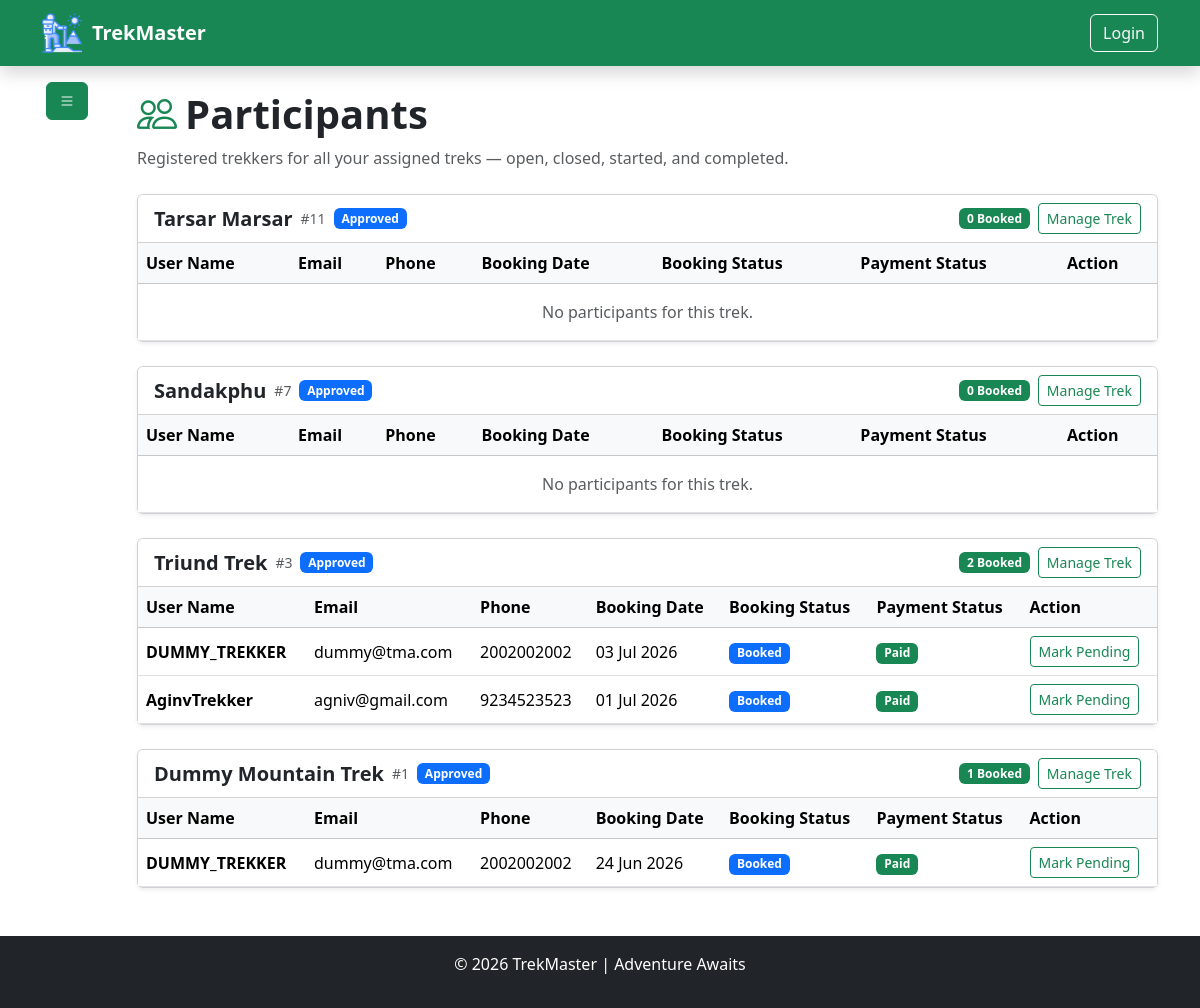
The page /trekstaff/participants (signed in) on the database its author committed.
### model/model.py (models this page shows, shortened)
class BaseModel(TimeStampMixin, db.Model):
    __abstract__ = True  ## means this class is not a table in the database, but it can be inherited by other models to have common fields [new concept of abstract base class in SQLAlchemy]
    id = db.Column(db.Integer, primary_key=True)

class TrekModel(BaseModel):
    __tablename__ = "treks"
    name = db.Column(db.String(100), nullable=False)
    location = db.Column(db.String(100), nullable=False)
    difficulty = db.Column(db.Enum(TrekDifficulty), nullable=False)
    duration = db.Column(db.Integer, nullable=False)  # in days
    total_slots = db.Column(db.Integer, nullable=False, default=10)
    available_slots = db.Column(db.Integer, nullable=False, default=10)
    price = db.Column(db.Numeric(10, 2), nullable=False)
    description = db.Column(db.String(600), nullable=True)
    image_url = db.Column(db.String(200), nullable=True)
    starting_at = db.Column(db.DateTime, nullable=False, default=datetime.utcnow)
    ending_at = db.Column(db.DateTime, nullable=False)
    status = db.Column(db.Enum(TrekStatus), default=TrekStatus.PENDING, nullable=False)
    assigned_staff_id = db.Column(db.Integer, db.ForeignKey("staffs.id"), nullable=True)
    bookings = db.relationship(
        "BookingModel", backref=db.backref("trek", lazy=True), lazy=True, cascade="all, delete-orphan"
    )  # one to many relationship with BookingModel
    __table_args__ = (
        db.CheckConstraint(
            "available_slots <= total_slots", name="check_available_slots"
        ),
        db.CheckConstraint("starting_at < ending_at", name="ending before start constraint"),
        db.CheckConstraint("price >= 0", name="zero_price_constraint"),
    )

class BookingModel(BaseModel):
    __tablename__ = "bookings"
    user_id = db.Column(db.Integer, db.ForeignKey("users.id"), nullable=False)
    trek_id = db.Column(db.Integer, db.ForeignKey("treks.id"), nullable=False)
    booking_date = db.Column(db.DateTime, default=datetime.utcnow, nullable=False)
    status = db.Column(
        db.Enum(BookingStatus), default=BookingStatus.BOOKED, nullable=False
    )
    payment_status = db.Column(
        db.Enum(PaymentStatus), default=PaymentStatus.PENDING, nullable=False
    )
    amount_paid = db.Column(db.Numeric(10, 2), nullable=False, default=0.00)
    booking_cancel_date = db.Column(db.DateTime, nullable=True)
    __table_args__ = (
        db.UniqueConstraint(
            "user_id", "trek_id", name="unique_user_trek_booking"
        ),  ## only one user can book a trek at a time
    )

class UserModel(BaseModel):  ## trekkers [by default] , staff [call StaffModel] , admin [programitically created]
    __tablename__ = "users"
    username = db.Column(db.String(50), nullable=False)
    email = db.Column(db.String(100), unique=True, nullable=False)
    phone = db.Column(db.String(15), unique=True, nullable=False)
    password_hash = db.Column(db.String(128), nullable=False)
    role = db.Column(db.Enum(UserRole), default=UserRole.TREKKER, nullable=False)
    """
    # db.Enum is used to store the enum values in the database as strings, and it will automatically handle the conversion between the enum and the string representation in the database.
    # raw syntax : db.Enum("admin" , "user" , "staff" , name = "user_roles")  # this is the raw syntax to create enum in SQLAlchemy, but we are using python enum class to create enum and then using it in the model.
    """
    is_active = db.Column(db.Boolean, default=True, nullable=False)
    is_blacklisted = db.Column(db.Boolean, default=False, nullable=False)
    blacklisted_reason = db.Column(db.String(500), nullable=True)
    bookings = db.relationship(
        "BookingModel",  ## here we specify the python model name not the table name
        backref=db.backref("user", lazy=True), # gives booking132.user to access the user who made the booking
        foreign_keys="BookingModel.user_id",  # which foreign key should be used
        lazy=True,
        cascade="all, delete-orphan",  # if a user is deleted, all their bookings will be deleted as well
    )
    staff_profile = db.relationship(
        "StaffModel",
        backref=db.backref("user", uselist=False),
        uselist=False,
        cascade="all, delete-orphan",
    )

### utils/authentication.py (the view)
    def wrapper(*args , **kwargs):
        if "user_id" not in session:
            flash("Please log in to access this page.", "danger")
            return redirect("/auth/login")
        user = UserModel.query.filter_by(id=session["user_id"]).first()
        if not user:
            flash("User not found.", "danger")
            return redirect("/auth/login")
        return func(
            *args,
            **kwargs
        )

### controller/trek_staff_controller.py (called while the page is built)
def get_current_staff():
    user_id = session.get("user_id")
    staff = StaffModel.query.filter_by(user_id=user_id).first()
    return staff

def load_trek_stats(treks):
    for trek in treks:
        trek.booked_participants = len(
            [b for b in trek.bookings if b.status == BookingStatus.BOOKED]
        )
    return treks

def participants():
    staff = get_current_staff()
    if not staff:
        flash("Staff not found.", "danger")
        return redirect(url_for("authentication.login"))
    assigned_treks = (
        TrekModel.query.filter_by(assigned_staff_id=staff.id)
        .order_by(TrekModel.id.desc())
        .all()
    )
    load_trek_stats(assigned_treks)
    trek_participants = []
    for trek in assigned_treks:
        bookings = (
            BookingModel.query.filter_by(trek_id=trek.id)
            .order_by(BookingModel.booking_date.desc())
            .all()
        )
        trek_participants.append({"trek": trek, "bookings": bookings})
    return render_template(
        "trekStaff/participants.html",
        staff=staff,
        trek_participants=trek_participants,
    )

### routes/trek_staff_routes.py (called while the page is built)
@trek_staff_bp.route("/participants")
@is_logged_in
@role_required(UserRole.STAFF)
def participants():
    return trek_staff_ctrl.participants()

### utils/authentication.py (called while the page is built)
def is_logged_in(func):
    def wrapper(*args , **kwargs):
        if "user_id" not in session:
            flash("Please log in to access this page.", "danger")
            return redirect("/auth/login")
        user = UserModel.query.filter_by(id=session["user_id"]).first()
        if not user:
            flash("User not found.", "danger")
            return redirect("/auth/login")
        return func(
            *args,
            **kwargs
        )
    wrapper.__name__ = func.__name__
    wrapper.__doc__ = func.__doc__
    wrapper.__module__ = func.__module__
    return wrapper

### templates/trekStaff/participants.html (shortened to what this page needs)
{% extends "base.html" %}
{% block content %}
<div class="container">
    <div class="row">
        <div class="col-1 p-0">
            {% include "trekStaff/sidebar.html" %}
        </div>
        <div class="col-11">
            <div class="py-4">
                <h1 class="fw-bold d-flex align-items-center gap-2">
                    <i class="bi bi-people text-success"></i>
                    Participants
                </h1>
                <p class="text-muted mb-4">
                    Registered trekkers for all your assigned treks — open, closed, started, and completed.
                </p>
                {% for item in trek_participants %}
                <div class="card shadow-sm mb-4">
                    <div class="card-header bg-white d-flex justify-content-between align-items-center flex-wrap gap-2">
                        <div class="d-flex align-items-center gap-2 flex-wrap">
                            <h5 class="mb-0 fw-bold">{{ item.trek.name }}</h5>
                            <span class="text-muted small">#{{ item.trek.id }}</span>
                            {% if item.trek.status.value == 'open' %}
                            <span class="badge bg-success">Open</span>
                            {% elif item.trek.status.value == 'closed' %}
                            <span class="badge bg-danger">Closed</span>
                            {% elif item.trek.status.value == 'started' %}
                            <span class="badge bg-info">Started</span>
                            {% elif item.trek.status.value == 'completed' %}
                            <span class="badge bg-secondary">Completed</span>
                            {% elif item.trek.status.value == 'approved' %}
                            <span class="badge bg-primary">Approved</span>
                            {% elif item.trek.status.value == 'pending' %}
                            <span class="badge bg-warning text-dark">Pending</span>
                            {% else %}
                            <span class="badge bg-light text-dark text-capitalize">{{ item.trek.status.value }}</span>
                            {% endif %}
                        </div>
                        <div class="d-flex gap-2 align-items-center">
                            <span class="badge bg-success">{{ item.trek.booked_participants }} Booked</span>
                            <a href="/trekstaff/manage-trek/{{ item.trek.id }}" class="btn btn-sm btn-outline-success">
                                Manage Trek
                            </a>
                        </div>
                    </div>
                    <div class="table-responsive">
                        <table class="table table-hover align-middle mb-0">
                            <thead class="table-light">
                                <tr>
                                    <th>User Name</th>
                                    <th>Email</th>
                                    <th>Phone</th>
                                    <th>Booking Date</th>
                                    <th>Booking Status</th>
                                    <th>Payment Status</th>
                                    <th>Action</th>
                                </tr>
                            </thead>
                            <tbody>
                                {% if item.bookings|length == 0 %}
                                <tr>
                                    <td colspan="7" class="text-center py-3 text-muted">
                                        No participants for this trek.
                                    </td>
                                </tr>
                                {% endif %}
                                {% for booking in item.bookings %}
                                <tr>
                                    <td class="fw-semibold">{{ booking.user.username }}</td>
                                    <td>{{ booking.user.email }}</td>
                                    <td>{{ booking.user.phone }}</td>
                                    <td>{{ booking.booking_date.strftime("%d %b %Y") }}</td>
                                    <td>
                                        <span class="badge bg-primary text-capitalize">{{ booking.status.value }}</span>
                                    </td>
                                    <td>
                                        {% if booking.payment_status.value == 'paid' %}
                                        <span class="badge bg-success">Paid</span>
                                        {% else %}
                                        <span class="badge bg-warning text-dark text-capitalize">{{ booking.payment_status.value }}</span>
                                        {% endif %}
                                    </td>
                                    <td>
                                        <form method="POST" action="/trekstaff/toggle-payment/{{ booking.id }}" class="d-inline">
                                            <button type="submit" class="btn btn-sm btn-outline-success">
                                                {% if booking.payment_status.value == 'paid' %}
                                                Mark Pending
                                                {% else %}
                                                Mark Paid
                                                {% endif %}
                                            </button>
                                        </form>
                                    </td>
                                </tr>
                                {% endfor %}
                            </tbody>
                        </table>
                    </div>
                </div>
                {% endfor %}
            </div>
        </div>
    </div>
</div>
{% endblock %}

### rows shown on the page
TrekModel: trek.name "Tarsar Marsar", trek.id "11"
TrekModel: trek.name "Sandakphu", trek.id "7"
TrekModel: trek.name "Triund Trek", trek.id "3"
BookingModel: user.username "DUMMY_TREKKER", user.email "dummy@tma.com", user.phone "2002002002", booking_date "03 Jul 2026", status.value "Booked", payment_status "Paid"
BookingModel: user.username "AginvTrekker", user.email "agniv@gmail.com", user.phone "9234523523", booking_date "01 Jul 2026", status.value "Booked", payment_status "Paid"
TrekModel: trek.name "Dummy Mountain Trek", trek.id "1"
BookingModel: user.username "DUMMY_TREKKER", user.email "dummy@tma.com", user.phone "2002002002", booking_date "24 Jun 2026", status.value "Booked", payment_status "Paid"

### other values the page prints
{{ item.trek.booked_participants }} "0" "0" "2" "1"
